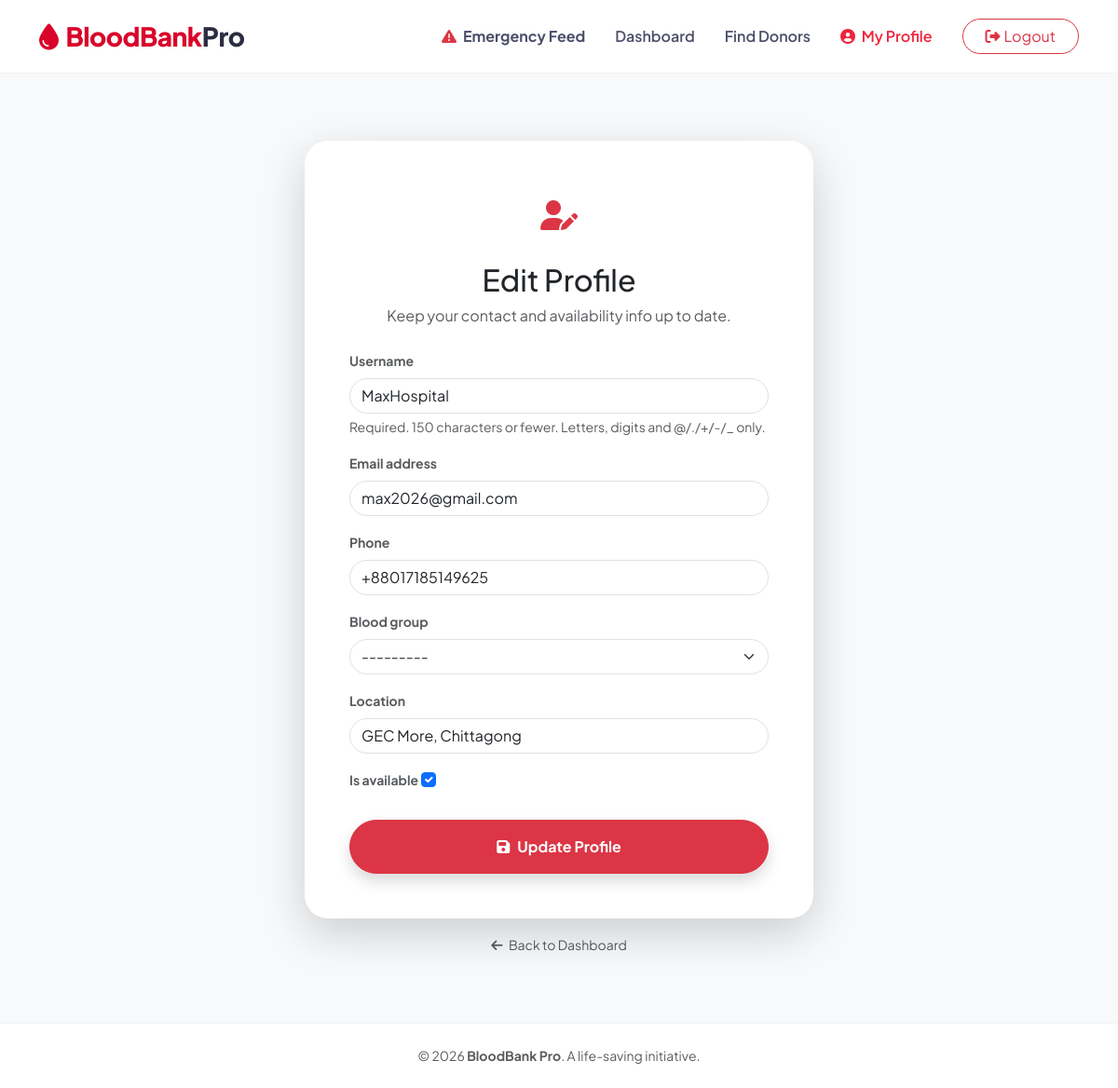
Page /profile/ (signed in) on the committed database.
### blood/models.py (models this page shows, shortened)
class User(AbstractUser):
    ROLE_CHOICES = (('admin', 'Admin'), ('donor', 'Donor'), ('hospital', 'Hospital'))
    BLOOD_GROUP_CHOICES = (('A+', 'A+'), ('A-', 'A-'), ('B+', 'B+'), ('B-', 'B-'),
                           ('AB+', 'AB+'), ('AB-', 'AB-'), ('O+', 'O+'), ('O-', 'O-'))
    role = models.CharField(max_length=10, choices=ROLE_CHOICES, default='donor')
    blood_group = models.CharField(max_length=5, blank=True, null=True, choices=BLOOD_GROUP_CHOICES)
    location = models.CharField(max_length=100, blank=True, null=True)
    phone = models.CharField(max_length=15, blank=True, null=True)
    is_available = models.BooleanField(default=True)  # For donor availability
    donation_count = models.PositiveIntegerField(default=0)

### blood/views.py (the view)
# urls.py: path('profile/', views.profile_management, name='profile'),
@login_required
def profile_management(request):
    if request.method == 'POST':
        form = DonorProfileForm(request.POST, instance=request.user)
        if form.is_valid():
            form.save()
            messages.success(request, '✅ Your profile has been updated successfully!')
            return redirect('profile')
    else:
        form = DonorProfileForm(instance=request.user)
    return render(request, 'blood/profile.html', {'form': form})

### blood/forms.py
class DonorProfileForm(forms.ModelForm):
    class Meta:
        model = User
        fields = ['username', 'email', 'phone', 'blood_group', 'location', 'is_available']
        widgets = {
            'username': forms.TextInput(attrs={'class': 'form-control rounded-pill'}),
            'email': forms.EmailInput(attrs={'class': 'form-control rounded-pill'}),
            'phone': forms.TextInput(attrs={'class': 'form-control rounded-pill'}),
            'blood_group': forms.Select(attrs={'class': 'form-select rounded-pill'}),
            'location': forms.TextInput(attrs={'class': 'form-control rounded-pill'}),
            'is_available': forms.CheckboxInput(attrs={'class': 'form-check-input'}),
        }

### blood/templates/blood/profile.html (shortened to what this page needs)
{% extends 'blood/base.html' %}
{% block content %}
<div class="container py-5">
    <div class="row justify-content-center">
        <div class="col-md-6">
            <div class="card border-0 shadow-lg" style="border-radius: 25px;">
                <div class="card-body p-5">
                    <div class="text-center mb-4">
                        <div class="bg-light-danger d-inline-block p-3 rounded-circle mb-3">
                            <i class="fas fa-user-edit fa-2x text-danger"></i>
                        </div>
                        <h2 class="fw-800">Edit Profile</h2>
                        <p class="text-muted">Keep your contact and availability info up to date.</p>
                    </div>
                    <form method="POST">
                        {% for field in form %}
                            <div class="mb-3">
                                <label class="form-label small fw-bold text-muted">{{ field.label }}</label>
                                {{ field }}
                                {% if field.help_text %}
                                    <div class="form-text">{{ field.help_text }}</div>
                                {% endif %}
                            </div>
                        {% endfor %}
                        <div class="d-grid mt-4">
                            <button type="submit" class="btn btn-danger py-3 rounded-pill fw-bold shadow">
                                <i class="fas fa-save me-2"></i>Update Profile
                            </button>
                        </div>
                    </form>
                </div>
            </div>
            <div class="text-center mt-3">
                <a href="{% url 'dashboard' %}" class="text-decoration-none text-muted small">
                    <i class="fas fa-arrow-left me-1"></i> Back to Dashboard
                </a>
            </div>
        </div>
    </div>
</div>
{% endblock %}

### blood/templates/blood/base.html (style rules this page uses)
:root { --primary-red: #ef233c; --dark-red: #d90429; --soft-bg: #f8f9fa; --glass: rgba(255, 255, 255, 0.9); }
body { font-family: "Plus Jakarta Sans", sans-serif; background-color: var(--soft-bg); color: #2b2d42; min-height: 100vh; display: flex; flex-direction: column; }

### rows in the picture
User: form "MaxHospital" "max2026@gmail.com" "+88017185149625" "---------" "GEC More, Chittagong" "☑"

### other values in the picture
{{ field.label }} "Username" "Email address" "Phone" "Blood group" "Location" "Is available"
{{ field.help_text }} "Required. 150 characters or fewer. Letters, digits and @/./+/-/_ only."
